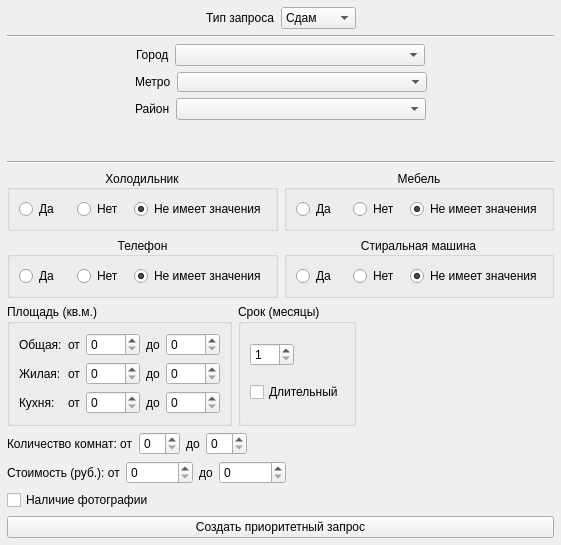
<?xml version="1.0" encoding="UTF-8"?>
<ui version="4.0">
 <class>FormPriorityCreate</class>
 <widget class="QWidget" name="FormPriorityCreate">
  <property name="geometry">
   <rect>
    <x>0</x>
    <y>0</y>
    <width>561</width>
    <height>545</height>
   </rect>
  </property>
  <property name="sizePolicy">
   <sizepolicy hsizetype="Ignored" vsizetype="Ignored">
    <horstretch>0</horstretch>
    <verstretch>0</verstretch>
   </sizepolicy>
  </property>
  <property name="minimumSize">
   <size>
    <width>561</width>
    <height>545</height>
   </size>
  </property>
  <property name="maximumSize">
   <size>
    <width>561</width>
    <height>545</height>
   </size>
  </property>
  <property name="windowTitle">
   <string>Создание приоритетного запроса</string>
  </property>
  <property name="layoutDirection">
   <enum>Qt::LeftToRight</enum>
  </property>
  <layout class="QGridLayout" name="gridLayout">
   <property name="leftMargin">
    <number>7</number>
   </property>
   <property name="topMargin">
    <number>7</number>
   </property>
   <property name="rightMargin">
    <number>7</number>
   </property>
   <property name="bottomMargin">
    <number>7</number>
   </property>
   <item row="9" column="0">
    <layout class="QHBoxLayout" name="horizontalLayout_13">
     <property name="topMargin">
      <number>0</number>
     </property>
     <item>
      <layout class="QVBoxLayout" name="verticalLayout_3">
       <property name="leftMargin">
        <number>0</number>
       </property>
       <item>
        <widget class="QGroupBox" name="gbSquare">
         <property name="minimumSize">
          <size>
           <width>0</width>
           <height>0</height>
          </size>
         </property>
         <property name="title">
          <string>Площадь (кв.м.)</string>
         </property>
         <property name="flat">
          <bool>false</bool>
         </property>
         <layout class="QGridLayout" name="gridLayout_2">
          <item row="1" column="4">
           <widget class="QSpinBox" name="spinSquareLiveTo">
            <property name="maximum">
             <number>1000</number>
            </property>
           </widget>
          </item>
          <item row="1" column="3">
           <widget class="QLabel" name="label_9">
            <property name="text">
             <string>до</string>
            </property>
           </widget>
          </item>
          <item row="2" column="4">
           <widget class="QSpinBox" name="spinSquareKitchenTo">
            <property name="maximum">
             <number>1000</number>
            </property>
           </widget>
          </item>
          <item row="0" column="0">
           <widget class="QLabel" name="label_2">
            <property name="text">
             <string>Общая:</string>
            </property>
           </widget>
          </item>
          <item row="1" column="0">
           <widget class="QLabel" name="label_4">
            <property name="text">
             <string>Жилая:</string>
            </property>
           </widget>
          </item>
          <item row="0" column="3">
           <widget class="QLabel" name="label_3">
            <property name="text">
             <string>до</string>
            </property>
           </widget>
          </item>
          <item row="0" column="4">
           <widget class="QSpinBox" name="spinSquareTotalTo">
            <property name="maximum">
             <number>1000</number>
            </property>
           </widget>
          </item>
          <item row="0" column="2">
           <widget class="QSpinBox" name="spinSquareTotalFrom">
            <property name="maximum">
             <number>1000</number>
            </property>
           </widget>
          </item>
          <item row="1" column="2">
           <widget class="QSpinBox" name="spinSquareLiveFrom">
            <property name="maximum">
             <number>1000</number>
            </property>
           </widget>
          </item>
          <item row="2" column="0">
           <widget class="QLabel" name="label_10">
            <property name="text">
             <string>Кухня:</string>
            </property>
           </widget>
          </item>
          <item row="2" column="2">
           <widget class="QSpinBox" name="spinSquareKitchenFrom">
            <property name="maximum">
             <number>1000</number>
            </property>
           </widget>
          </item>
          <item row="2" column="3">
           <widget class="QLabel" name="label_11">
            <property name="text">
             <string>до</string>
            </property>
           </widget>
          </item>
          <item row="2" column="1">
           <widget class="QLabel" name="label_12">
            <property name="text">
             <string>от</string>
            </property>
           </widget>
          </item>
          <item row="1" column="1">
           <widget class="QLabel" name="label_13">
            <property name="text">
             <string>от</string>
            </property>
           </widget>
          </item>
          <item row="0" column="1">
           <widget class="QLabel" name="label_14">
            <property name="text">
             <string>от</string>
            </property>
           </widget>
          </item>
         </layout>
        </widget>
       </item>
      </layout>
     </item>
     <item>
      <layout class="QVBoxLayout" name="verticalLayout_2">
       <property name="leftMargin">
        <number>0</number>
       </property>
       <item>
        <widget class="QGroupBox" name="gbPeriod">
         <property name="title">
          <string>Срок (месяцы)</string>
         </property>
         <layout class="QGridLayout" name="gridLayout_3">
          <item row="0" column="0">
           <widget class="QSpinBox" name="spinPeriod">
            <property name="minimum">
             <number>1</number>
            </property>
            <property name="maximum">
             <number>11</number>
            </property>
            <property name="value">
             <number>1</number>
            </property>
           </widget>
          </item>
          <item row="1" column="0" colspan="2">
           <widget class="QCheckBox" name="chkPeriodLong">
            <property name="text">
             <string>Длительный</string>
            </property>
           </widget>
          </item>
         </layout>
        </widget>
       </item>
      </layout>
     </item>
     <item>
      <spacer name="horizontalSpacer_13">
       <property name="orientation">
        <enum>Qt::Horizontal</enum>
       </property>
       <property name="sizeHint" stdset="0">
        <size>
         <width>40</width>
         <height>20</height>
        </size>
       </property>
      </spacer>
     </item>
    </layout>
   </item>
   <item row="12" column="0">
    <layout class="QHBoxLayout" name="horizontalLayout_10">
     <property name="leftMargin">
      <number>0</number>
     </property>
     <property name="topMargin">
      <number>0</number>
     </property>
     <item>
      <widget class="QLabel" name="label_7">
       <property name="text">
        <string>Количество комнат: от</string>
       </property>
      </widget>
     </item>
     <item>
      <widget class="QSpinBox" name="spinRoomsFrom"/>
     </item>
     <item>
      <widget class="QLabel" name="label_8">
       <property name="text">
        <string>до</string>
       </property>
      </widget>
     </item>
     <item>
      <widget class="QSpinBox" name="spinRoomsTo"/>
     </item>
     <item>
      <spacer name="horizontalSpacer_12">
       <property name="orientation">
        <enum>Qt::Horizontal</enum>
       </property>
       <property name="sizeHint" stdset="0">
        <size>
         <width>40</width>
         <height>20</height>
        </size>
       </property>
      </spacer>
     </item>
    </layout>
   </item>
   <item row="4" column="0">
    <widget class="QWidget" name="widgetArea" native="true">
     <property name="minimumSize">
      <size>
       <width>0</width>
       <height>0</height>
      </size>
     </property>
     <layout class="QHBoxLayout" name="horizontalLayout_7">
      <property name="leftMargin">
       <number>0</number>
      </property>
      <property name="topMargin">
       <number>0</number>
      </property>
      <property name="rightMargin">
       <number>0</number>
      </property>
      <property name="bottomMargin">
       <number>0</number>
      </property>
      <item>
       <spacer name="horizontalSpacer_2">
        <property name="orientation">
         <enum>Qt::Horizontal</enum>
        </property>
        <property name="sizeHint" stdset="0">
         <size>
          <width>40</width>
          <height>20</height>
         </size>
        </property>
       </spacer>
      </item>
      <item>
       <widget class="QLabel" name="labelArea">
        <property name="text">
         <string>Район</string>
        </property>
       </widget>
      </item>
      <item>
       <widget class="QComboBox" name="cbArea">
        <property name="minimumSize">
         <size>
          <width>250</width>
          <height>0</height>
         </size>
        </property>
       </widget>
      </item>
      <item>
       <spacer name="horizontalSpacer">
        <property name="orientation">
         <enum>Qt::Horizontal</enum>
        </property>
        <property name="sizeHint" stdset="0">
         <size>
          <width>40</width>
          <height>20</height>
         </size>
        </property>
       </spacer>
      </item>
     </layout>
    </widget>
   </item>
   <item row="3" column="0">
    <widget class="QWidget" name="widgetMetro" native="true">
     <property name="minimumSize">
      <size>
       <width>0</width>
       <height>0</height>
      </size>
     </property>
     <layout class="QHBoxLayout" name="horizontalLayout_11">
      <property name="leftMargin">
       <number>0</number>
      </property>
      <property name="topMargin">
       <number>0</number>
      </property>
      <property name="rightMargin">
       <number>0</number>
      </property>
      <property name="bottomMargin">
       <number>0</number>
      </property>
      <item>
       <spacer name="horizontalSpacer_7">
        <property name="orientation">
         <enum>Qt::Horizontal</enum>
        </property>
        <property name="sizeHint" stdset="0">
         <size>
          <width>40</width>
          <height>20</height>
         </size>
        </property>
       </spacer>
      </item>
      <item>
       <widget class="QLabel" name="labelMetro">
        <property name="text">
         <string>Метро</string>
        </property>
       </widget>
      </item>
      <item>
       <widget class="QComboBox" name="cbMetro">
        <property name="sizePolicy">
         <sizepolicy hsizetype="Preferred" vsizetype="Ignored">
          <horstretch>0</horstretch>
          <verstretch>0</verstretch>
         </sizepolicy>
        </property>
        <property name="minimumSize">
         <size>
          <width>250</width>
          <height>0</height>
         </size>
        </property>
       </widget>
      </item>
      <item>
       <spacer name="horizontalSpacer_8">
        <property name="orientation">
         <enum>Qt::Horizontal</enum>
        </property>
        <property name="sizeHint" stdset="0">
         <size>
          <width>40</width>
          <height>20</height>
         </size>
        </property>
       </spacer>
      </item>
     </layout>
    </widget>
   </item>
   <item row="0" column="0">
    <layout class="QHBoxLayout" name="horizontalLayout">
     <property name="spacing">
      <number>7</number>
     </property>
     <item>
      <spacer name="horizontalSpacer_4">
       <property name="orientation">
        <enum>Qt::Horizontal</enum>
       </property>
       <property name="sizeHint" stdset="0">
        <size>
         <width>40</width>
         <height>20</height>
        </size>
       </property>
      </spacer>
     </item>
     <item>
      <widget class="QLabel" name="label">
       <property name="text">
        <string>Тип запроса</string>
       </property>
      </widget>
     </item>
     <item>
      <widget class="QComboBox" name="cbQueryType">
       <item>
        <property name="text">
         <string>Сдам</string>
        </property>
       </item>
       <item>
        <property name="text">
         <string>Сниму</string>
        </property>
       </item>
       <item>
        <property name="text">
         <string>Продам</string>
        </property>
       </item>
       <item>
        <property name="text">
         <string>Куплю</string>
        </property>
       </item>
      </widget>
     </item>
     <item>
      <spacer name="horizontalSpacer_3">
       <property name="orientation">
        <enum>Qt::Horizontal</enum>
       </property>
       <property name="sizeHint" stdset="0">
        <size>
         <width>40</width>
         <height>20</height>
        </size>
       </property>
      </spacer>
     </item>
    </layout>
   </item>
   <item row="2" column="0">
    <layout class="QHBoxLayout" name="horizontalLayout_6">
     <item>
      <spacer name="horizontalSpacer_5">
       <property name="orientation">
        <enum>Qt::Horizontal</enum>
       </property>
       <property name="sizeHint" stdset="0">
        <size>
         <width>40</width>
         <height>20</height>
        </size>
       </property>
      </spacer>
     </item>
     <item>
      <widget class="QLabel" name="labelCity">
       <property name="text">
        <string>Город</string>
       </property>
      </widget>
     </item>
     <item>
      <widget class="QComboBox" name="cbCity">
       <property name="minimumSize">
        <size>
         <width>250</width>
         <height>0</height>
        </size>
       </property>
      </widget>
     </item>
     <item>
      <spacer name="horizontalSpacer_6">
       <property name="orientation">
        <enum>Qt::Horizontal</enum>
       </property>
       <property name="sizeHint" stdset="0">
        <size>
         <width>40</width>
         <height>20</height>
        </size>
       </property>
      </spacer>
     </item>
    </layout>
   </item>
   <item row="7" column="0">
    <layout class="QHBoxLayout" name="horizontalLayout_8">
     <property name="topMargin">
      <number>0</number>
     </property>
     <item>
      <widget class="QGroupBox" name="gbFridge">
       <property name="minimumSize">
        <size>
         <width>0</width>
         <height>0</height>
        </size>
       </property>
       <property name="maximumSize">
        <size>
         <width>16777215</width>
         <height>16777215</height>
        </size>
       </property>
       <property name="title">
        <string>Холодильник</string>
       </property>
       <property name="alignment">
        <set>Qt::AlignCenter</set>
       </property>
       <layout class="QHBoxLayout" name="horizontalLayout_5">
        <item>
         <widget class="QRadioButton" name="rbFridgeYes">
          <property name="cursor">
           <cursorShape>PointingHandCursor</cursorShape>
          </property>
          <property name="text">
           <string>Да</string>
          </property>
         </widget>
        </item>
        <item>
         <widget class="QRadioButton" name="rbFridgeNo">
          <property name="cursor">
           <cursorShape>PointingHandCursor</cursorShape>
          </property>
          <property name="text">
           <string>Нет</string>
          </property>
         </widget>
        </item>
        <item>
         <widget class="QRadioButton" name="rbFridgeDontCare">
          <property name="cursor">
           <cursorShape>PointingHandCursor</cursorShape>
          </property>
          <property name="text">
           <string>Не имеет значения</string>
          </property>
          <property name="checked">
           <bool>true</bool>
          </property>
         </widget>
        </item>
       </layout>
      </widget>
     </item>
     <item>
      <widget class="QGroupBox" name="gbFurniture">
       <property name="minimumSize">
        <size>
         <width>0</width>
         <height>0</height>
        </size>
       </property>
       <property name="maximumSize">
        <size>
         <width>16777215</width>
         <height>16777215</height>
        </size>
       </property>
       <property name="font">
        <font>
         <weight>50</weight>
         <bold>false</bold>
        </font>
       </property>
       <property name="title">
        <string>Мебель</string>
       </property>
       <property name="alignment">
        <set>Qt::AlignCenter</set>
       </property>
       <layout class="QHBoxLayout" name="horizontalLayout_3">
        <item>
         <widget class="QRadioButton" name="rbFurnitureYes">
          <property name="cursor">
           <cursorShape>PointingHandCursor</cursorShape>
          </property>
          <property name="text">
           <string>Да</string>
          </property>
         </widget>
        </item>
        <item>
         <widget class="QRadioButton" name="rbFurnitureNo">
          <property name="cursor">
           <cursorShape>PointingHandCursor</cursorShape>
          </property>
          <property name="text">
           <string>Нет</string>
          </property>
         </widget>
        </item>
        <item>
         <widget class="QRadioButton" name="rbFurnitureDontCare">
          <property name="cursor">
           <cursorShape>PointingHandCursor</cursorShape>
          </property>
          <property name="text">
           <string>Не имеет значения</string>
          </property>
          <property name="checked">
           <bool>true</bool>
          </property>
         </widget>
        </item>
       </layout>
      </widget>
     </item>
    </layout>
   </item>
   <item row="15" column="0">
    <widget class="QPushButton" name="bCreatePQ">
     <property name="text">
      <string>Создать приоритетный запрос</string>
     </property>
    </widget>
   </item>
   <item row="13" column="0">
    <layout class="QHBoxLayout" name="horizontalLayout_9">
     <property name="topMargin">
      <number>0</number>
     </property>
     <item>
      <widget class="QLabel" name="label_5">
       <property name="text">
        <string>Стоимость (руб.): от</string>
       </property>
      </widget>
     </item>
     <item>
      <widget class="QSpinBox" name="spinPriceFrom">
       <property name="suffix">
        <string/>
       </property>
       <property name="maximum">
        <number>1000000000</number>
       </property>
       <property name="singleStep">
        <number>1</number>
       </property>
      </widget>
     </item>
     <item>
      <widget class="QLabel" name="label_6">
       <property name="text">
        <string>до</string>
       </property>
      </widget>
     </item>
     <item>
      <widget class="QSpinBox" name="spinPriceTo">
       <property name="maximum">
        <number>1000000000</number>
       </property>
      </widget>
     </item>
     <item>
      <spacer name="horizontalSpacer_10">
       <property name="orientation">
        <enum>Qt::Horizontal</enum>
       </property>
       <property name="sizeHint" stdset="0">
        <size>
         <width>40</width>
         <height>20</height>
        </size>
       </property>
      </spacer>
     </item>
    </layout>
   </item>
   <item row="1" column="0">
    <widget class="Line" name="line_2">
     <property name="orientation">
      <enum>Qt::Horizontal</enum>
     </property>
    </widget>
   </item>
   <item row="8" column="0">
    <layout class="QHBoxLayout" name="horizontalLayout_12">
     <item>
      <widget class="QGroupBox" name="groupBox">
       <property name="minimumSize">
        <size>
         <width>0</width>
         <height>0</height>
        </size>
       </property>
       <property name="maximumSize">
        <size>
         <width>16777215</width>
         <height>16777215</height>
        </size>
       </property>
       <property name="title">
        <string>Телефон</string>
       </property>
       <property name="alignment">
        <set>Qt::AlignCenter</set>
       </property>
       <layout class="QHBoxLayout" name="horizontalLayout_4">
        <item>
         <widget class="QRadioButton" name="rbTelephoneYes">
          <property name="cursor">
           <cursorShape>PointingHandCursor</cursorShape>
          </property>
          <property name="text">
           <string>Да</string>
          </property>
         </widget>
        </item>
        <item>
         <widget class="QRadioButton" name="rbTelephoneNo">
          <property name="cursor">
           <cursorShape>PointingHandCursor</cursorShape>
          </property>
          <property name="text">
           <string>Нет</string>
          </property>
         </widget>
        </item>
        <item>
         <widget class="QRadioButton" name="rbTelephoneDontCare">
          <property name="cursor">
           <cursorShape>PointingHandCursor</cursorShape>
          </property>
          <property name="text">
           <string>Не имеет значения</string>
          </property>
          <property name="checked">
           <bool>true</bool>
          </property>
         </widget>
        </item>
       </layout>
      </widget>
     </item>
     <item>
      <widget class="QGroupBox" name="gbWasher">
       <property name="minimumSize">
        <size>
         <width>0</width>
         <height>0</height>
        </size>
       </property>
       <property name="maximumSize">
        <size>
         <width>16777215</width>
         <height>16777215</height>
        </size>
       </property>
       <property name="title">
        <string>Стиральная машина</string>
       </property>
       <property name="alignment">
        <set>Qt::AlignCenter</set>
       </property>
       <layout class="QHBoxLayout" name="horizontalLayout_2">
        <item>
         <widget class="QRadioButton" name="rbWasherYes">
          <property name="cursor">
           <cursorShape>PointingHandCursor</cursorShape>
          </property>
          <property name="text">
           <string>Да</string>
          </property>
         </widget>
        </item>
        <item>
         <widget class="QRadioButton" name="rbWasherNo">
          <property name="cursor">
           <cursorShape>PointingHandCursor</cursorShape>
          </property>
          <property name="text">
           <string>Нет</string>
          </property>
         </widget>
        </item>
        <item>
         <widget class="QRadioButton" name="rbWasherDontCare">
          <property name="cursor">
           <cursorShape>PointingHandCursor</cursorShape>
          </property>
          <property name="text">
           <string>Не имеет значения</string>
          </property>
          <property name="checked">
           <bool>true</bool>
          </property>
         </widget>
        </item>
       </layout>
      </widget>
     </item>
    </layout>
   </item>
   <item row="14" column="0">
    <widget class="QCheckBox" name="chkPhoto">
     <property name="text">
      <string>Наличие фотографии</string>
     </property>
    </widget>
   </item>
   <item row="6" column="0">
    <widget class="Line" name="line">
     <property name="orientation">
      <enum>Qt::Horizontal</enum>
     </property>
    </widget>
   </item>
   <item row="5" column="0">
    <spacer name="verticalSpacer">
     <property name="orientation">
      <enum>Qt::Vertical</enum>
     </property>
     <property name="sizeHint" stdset="0">
      <size>
       <width>20</width>
       <height>40</height>
      </size>
     </property>
    </spacer>
   </item>
  </layout>
 </widget>
 <resources/>
 <connections/>
</ui>
